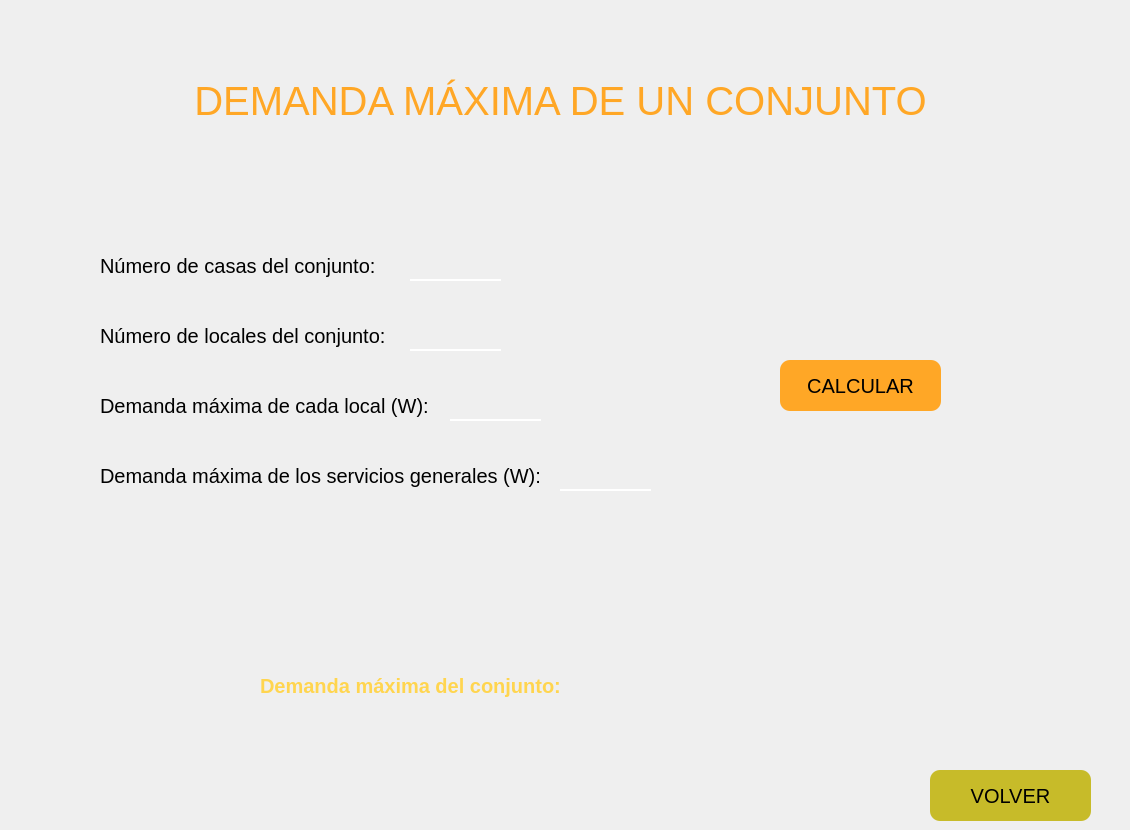
    <widget class="QWidget" name="page_2">
     <widget class="QLabel" name="label_tituloDemandaConjunto">
      <property name="geometry">
       <rect>
        <x>0</x>
        <y>70</y>
        <width>1121</width>
        <height>61</height>
       </rect>
      </property>
      <property name="styleSheet">
       <string notr="true">QLabel {
	font-size: 40px;
	color: #FFA726;
}</string>
      </property>
      <property name="text">
       <string>DEMANDA MÁXIMA DE UN CONJUNTO</string>
      </property>
      <property name="alignment">
       <set>Qt::AlignCenter</set>
      </property>
     </widget>
     <widget class="QLabel" name="label_numeroCasas">
      <property name="geometry">
       <rect>
        <x>100</x>
        <y>250</y>
        <width>291</width>
        <height>31</height>
       </rect>
      </property>
      <property name="styleSheet">
       <string notr="true">QLabel {
	font-size: 20px;
}</string>
      </property>
      <property name="text">
       <string>Número de casas del conjunto:</string>
      </property>
     </widget>
     <widget class="QLineEdit" name="lineEdit_numeroCasas">
      <property name="geometry">
       <rect>
        <x>410</x>
        <y>250</y>
        <width>91</width>
        <height>31</height>
       </rect>
      </property>
      <property name="styleSheet">
       <string notr="true">QLineEdit {
	border: none;
	border-bottom: 2px solid white;
	background-color: transparent;
	font-size: 23px;
}
QLineEdit:hover {
	background-color: #4d4d4d;
}</string>
      </property>
      <property name="text">
       <string/>
      </property>
      <property name="alignment">
       <set>Qt::AlignCenter</set>
      </property>
     </widget>
     <widget class="QLineEdit" name="lineEdit_numeroLocales">
      <property name="geometry">
       <rect>
        <x>410</x>
        <y>320</y>
        <width>91</width>
        <height>31</height>
       </rect>
      </property>
      <property name="styleSheet">
       <string notr="true">QLineEdit {
	border: none;
	border-bottom: 2px solid white;
	background-color: transparent;
	font-size: 23px;
}
QLineEdit:hover {
	background-color: #4d4d4d;
}</string>
      </property>
      <property name="text">
       <string/>
      </property>
      <property name="alignment">
       <set>Qt::AlignCenter</set>
      </property>
     </widget>
     <widget class="QLabel" name="label_numeroLocales">
      <property name="geometry">
       <rect>
        <x>100</x>
        <y>320</y>
        <width>301</width>
        <height>31</height>
       </rect>
      </property>
      <property name="styleSheet">
       <string notr="true">QLabel {
	font-size: 20px;
}</string>
      </property>
      <property name="text">
       <string>Número de locales del conjunto:</string>
      </property>
     </widget>
     <widget class="QLabel" name="label_demandaMaxLocal">
      <property name="geometry">
       <rect>
        <x>100</x>
        <y>390</y>
        <width>341</width>
        <height>31</height>
       </rect>
      </property>
      <property name="styleSheet">
       <string notr="true">QLabel {
	font-size: 20px;
}</string>
      </property>
      <property name="text">
       <string>Demanda máxima de cada local (W):</string>
      </property>
     </widget>
     <widget class="QLineEdit" name="lineEdit_demandaMaxLocal">
      <property name="geometry">
       <rect>
        <x>450</x>
        <y>390</y>
        <width>91</width>
        <height>31</height>
       </rect>
      </property>
      <property name="styleSheet">
       <string notr="true">QLineEdit {
	border: none;
	border-bottom: 2px solid white;
	background-color: transparent;
	font-size: 23px;
}
QLineEdit:hover {
	background-color: #4d4d4d;
}</string>
      </property>
      <property name="text">
       <string/>
      </property>
      <property name="alignment">
       <set>Qt::AlignCenter</set>
      </property>
     </widget>
     <widget class="QLineEdit" name="lineEdit_demandaMaxServicios">
      <property name="geometry">
       <rect>
        <x>560</x>
        <y>460</y>
        <width>91</width>
        <height>31</height>
       </rect>
      </property>
      <property name="styleSheet">
       <string notr="true">QLineEdit {
	border: none;
	border-bottom: 2px solid white;
	background-color: transparent;
	font-size: 23px;
}
QLineEdit:hover {
	background-color: #4d4d4d;
}</string>
      </property>
      <property name="text">
       <string/>
      </property>
      <property name="alignment">
       <set>Qt::AlignCenter</set>
      </property>
     </widget>
     <widget class="QLabel" name="label_demandaMaxServicios">
      <property name="geometry">
       <rect>
        <x>100</x>
        <y>460</y>
        <width>451</width>
        <height>31</height>
       </rect>
      </property>
      <property name="styleSheet">
       <string notr="true">QLabel {
	font-size: 20px;
}</string>
      </property>
      <property name="text">
       <string>Demanda máxima de los servicios generales (W):</string>
      </property>
     </widget>
     <widget class="QLabel" name="label_demandaMaxConjunto">
      <property name="geometry">
       <rect>
        <x>600</x>
        <y>670</y>
        <width>151</width>
        <height>31</height>
       </rect>
      </property>
      <property name="styleSheet">
       <string notr="true">QLabel {
	font-size: 20px;
}</string>
      </property>
      <property name="text">
       <string/>
      </property>
     </widget>
     <widget class="QLabel" name="label_titulo_demandaMaxConjunto">
      <property name="geometry">
       <rect>
        <x>260</x>
        <y>670</y>
        <width>331</width>
        <height>31</height>
       </rect>
      </property>
      <property name="styleSheet">
       <string notr="true">QLabel {
	font-size: 20px;
	color: #FFD54F;
	font-weight: bold;
}</string>
      </property>
      <property name="text">
       <string>Demanda máxima del conjunto:</string>
      </property>
     </widget>
     <widget class="QPushButton" name="pushButton_calcularDemandaMaxConjunto">
      <property name="geometry">
       <rect>
        <x>780</x>
        <y>360</y>
        <width>161</width>
        <height>51</height>
       </rect>
      </property>
      <property name="styleSheet">
       <string notr="true">QPushButton {
	background-color: #FFA726; 
	border-radius: 10px;
	font-size: 20px; 
}
QPushButton:hover {
	background-color: #FF9800;
}</string>
      </property>
      <property name="text">
       <string>CALCULAR</string>
      </property>
     </widget>
     <widget class="QPushButton" name="pushButton_volver">
      <property name="geometry">
       <rect>
        <x>930</x>
        <y>770</y>
        <width>161</width>
        <height>51</height>
       </rect>
      </property>
      <property name="styleSheet">
       <string notr="true">QPushButton {
	background-color: #c7bb29; 
	border-radius: 10px;
	font-size: 20px; 
}
QPushButton:hover {
	background-color: #ece272;
	color: #626260;
}</string>
      </property>
      <property name="text">
       <string>VOLVER</string>
      </property>
     </widget>
    </widget>
